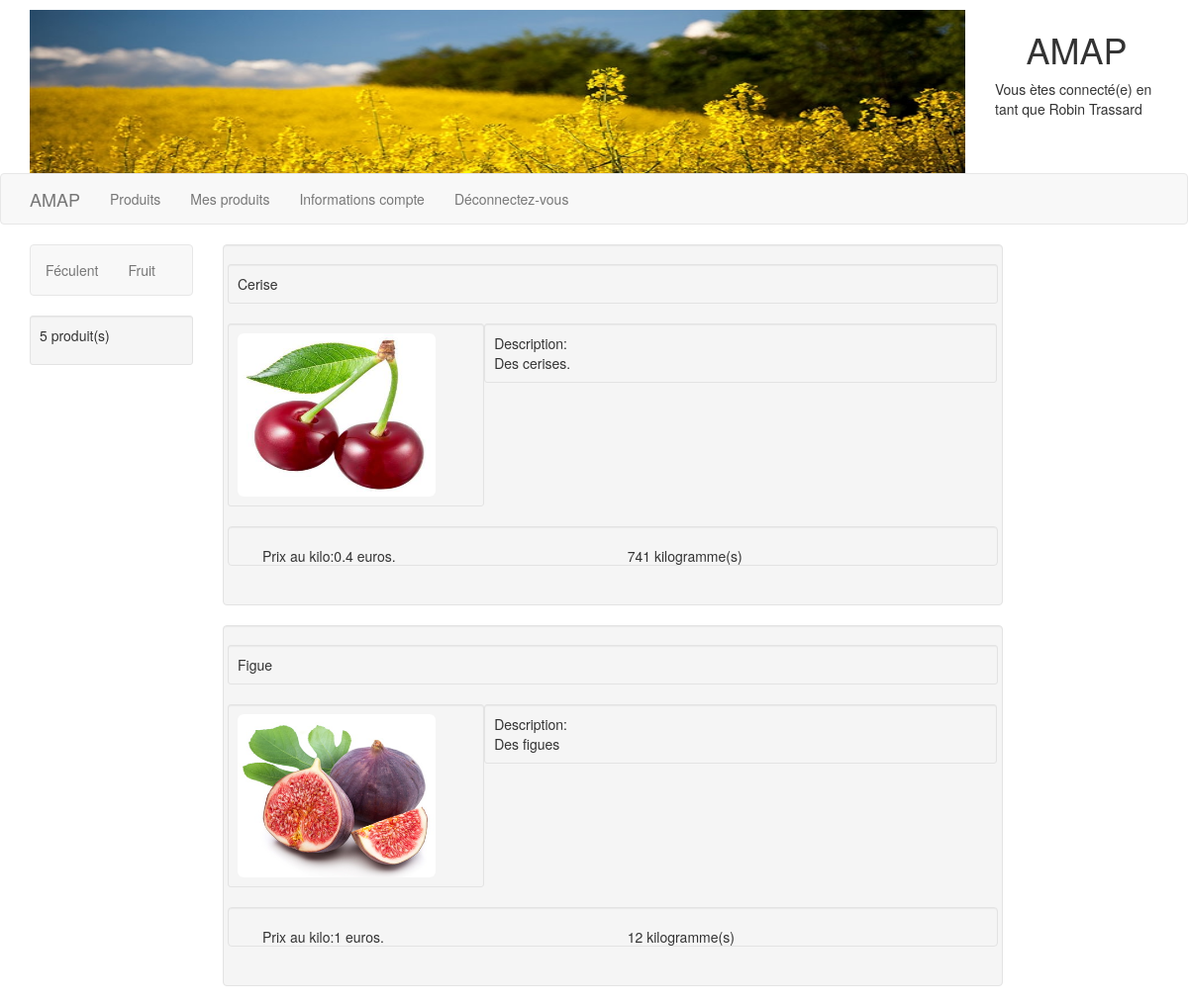
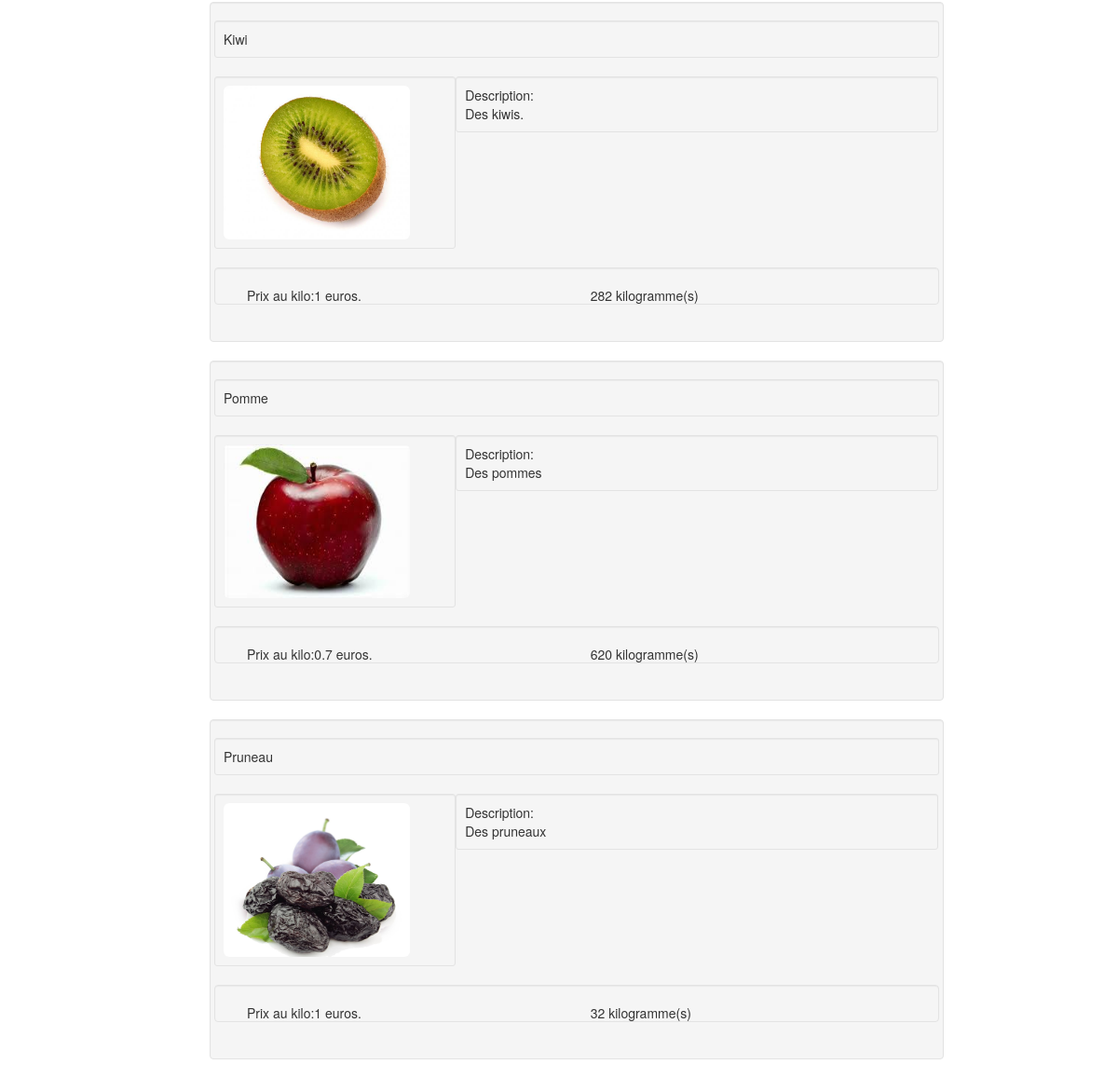
The page /index.php?uc=voirProduits&categ=2 (signed in) on the database as committed earlier (2 pictures, top to bottom).
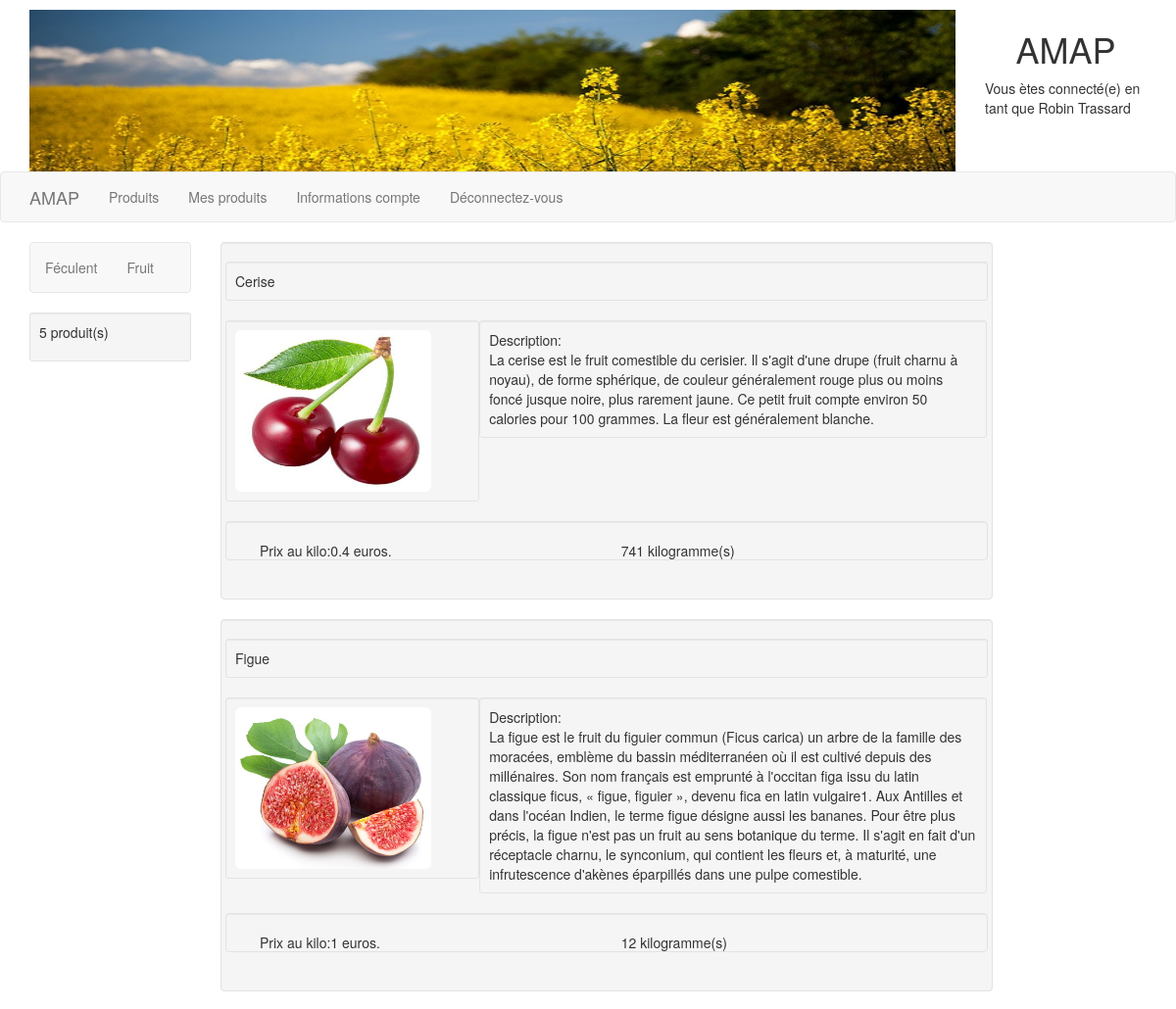
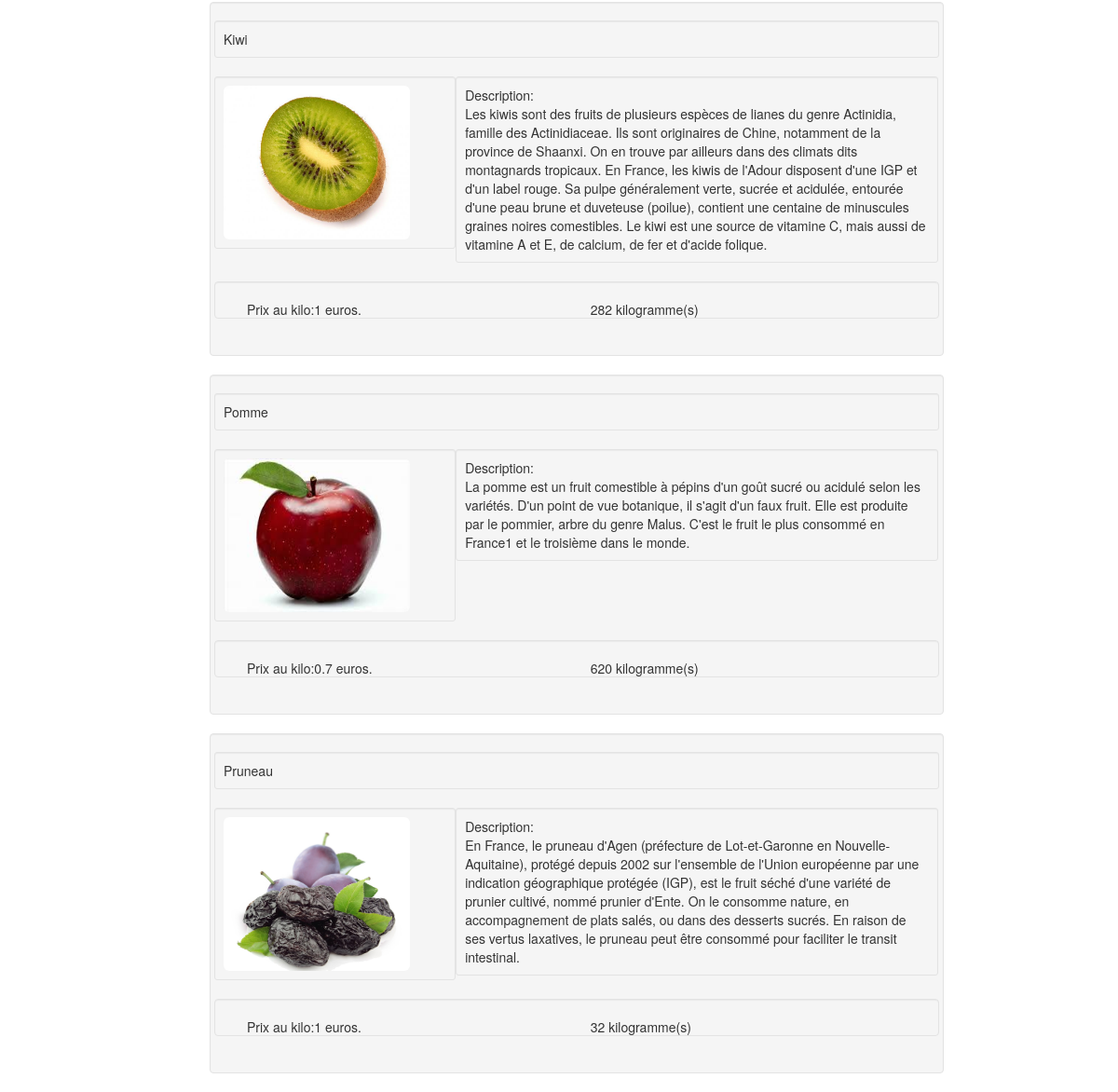
The same page on the database as committed later (2 pictures, top to bottom).
### tables this page shows
CREATE TABLE `produit` (
  `id` int(11) NOT NULL,
  `libelle` varchar(25) DEFAULT NULL,
  `description` varchar(1000) DEFAULT NULL,
  `prixunitaire` float DEFAULT NULL,
  `quantite` int(11) NOT NULL,
  `id_utilisateur` int(11) DEFAULT NULL,
  `id_categorie` int(11) DEFAULT NULL,
  `image` varchar(200) NOT NULL
);

### controleurs/c_voirProduits.php (called while the page is built)
<?php
	$categories = $pdo->get_categ();
	if (!isset($_REQUEST['categ']))
	{
		$produits = $pdo->get_produit(0);
	}
	else
	{
		$produits = $pdo->get_produit($_REQUEST['categ']);
	}
	include('vues/v_voirProduits.php');
?>

### util/fonctions.php (called while the page is built, shortened)
<?php
class AMAP
{
  	private static $serveur='mysql:host=localhost';
  	private static $bdd='dbname=amap';
  	private static $user='root' ;
  	private static $mdp='' ;
	private static $monPdo;
	private static $monAMAP = null;
	private function __construct()
	{
		try
		{
			AMAP::$monPdo = new PDO(AMAP::$serveur.';'.AMAP::$bdd, AMAP::$user, AMAP::$mdp);
			AMAP::$monPdo->setAttribute(PDO::ATTR_ERRMODE,PDO::ERRMODE_WARNING);
			AMAP::$monPdo->query("SET CHARACTER SET utf8");
		}
    	catch(PDOException $e)
		{
			echo 'Connexion impossible';
		}
	}
	public static function getAMAP()
	{
		if(AMAP::$monAMAP == null)
		{
			AMAP::$monAMAP= new AMAP();
		}
		return AMAP::$monAMAP;
	}
	public function get_categ()
	{
	    $req = AMAP::$monPdo->prepare('SELECT id, libelle FROM categorie ORDER BY libelle');
	    $req->execute();
	    $categories = $req->fetchAll();
	    return $categories;
	}
	public function get_produit($uneCateg)
	{
	    $uneCateg = (int) $uneCateg;
		if($uneCateg==0)
		{$req = 'SELECT * FROM produit WHERE quantite > 0 ORDER BY libelle';}
		else
		{$req = "SELECT * FROM produit WHERE quantite > 0 AND produit.id_categorie = '".$uneCateg."' ORDER BY libelle";}
		$req = AMAP::$monPdo->prepare($req);
	    $req->execute();
	    $produits = $req->fetchAll();
	    return $produits;
	}
}
?>

### vues/v_voirProduits.php (the view, shortened to what this page needs)
<div class="container">
	<div class="row">
			<div class="sidebar-nav col-sm-2 col-12">
				<div class="navbar navbar-default" role="navigation">
					<ul class="nav navbar-nav">
					<?php
					foreach($categories as $categorie)
					{
						echo "<li>
								<a href='index.php?uc=voirProduits&categ=".$categorie['id']."'>".$categorie['libelle']."</a>
							 </li>";
					}
					?>
					</ul>
				</div>
				<?php
					echo "<div class='well well-sm'><p>".count($produits)." produit(s)</p></div>";
				?>
			</div>
		  <div class="col-sm-10 col-xs-12">
			<?php
				foreach($produits as $cle => $produit)
				{
				echo "<div class='col-12 col-sm-10 well'>
							<div class='row'>
								<div class='well well-sm' id='libelle_produit".$produit['id']."'>".$produit['libelle']."
								</div>
							</div>
							<div class='row'>
								<div class='col-12'>
									<div class='col-12 col-sm-6 col-md-4 well well-sm'>
										<img class='imageproduit img-rounded' src= 'img/produits/".mb_strtolower($produit['libelle']).".jpg' alt='' />
									</div>
									<div class='col-12 col-sm-6 col-md-8 well well-sm' id='description_produit".$produit['id']."'>Description:<br/>".$produit['description']."</div>
								</div>
							</div>
							<div class='row'>";
								if (isset($_SESSION['id_Type_utilisateur']) && $_SESSION['id_Type_utilisateur'] == 2)
								{
									echo "<div class='col-12 well'>
											<div class='col-sm-6' id='pu_produit".$produit['id']."'>Prix au kilo:".$produit['prixunitaire']." euros.
											</div>
											<div class='col-sm-6' id='quantite_produit".$produit['id']."'>".$produit['quantite']." kilogramme(s)
											</div>
										</div>";
								}
								echo "
							</div>
					</div>";
				}
		?>
		  </div>
	</div>
</div>

Rows that differ between the two databases and show on the page:
changed produit "Cerise": description "Des cerises." → "La cerise est le fruit comestible du cerisier. Il s'agit d'une drupe (fruit charnu à noyau), de forme sphérique, de couleur généralement rouge plus ou moins foncé jusque noire, plus rarement jaune. Ce petit fruit compte environ 50 calories pour 100 grammes. La fleur est généralement blanche."
changed produit "Figue": description "Des figues" → "La figue est le fruit du figuier commun (Ficus carica) un arbre de la famille des moracées, emblème du bassin méditerranéen où il est cultivé depuis des millénaires. Son nom français est emprunté à l'occitan figa issu du latin classique ficus, « figue, figuier », devenu fica en latin vulgaire1. Aux Antilles et dans l'océan Indien, le terme figue désigne aussi les bananes. Pour être plus précis, la figue n'est pas un fruit au sens botanique du terme. Il s'agit en fait d'un réceptacle charnu, le synconium, qui contient les fleurs et, à maturité, une infrutescence d'akènes éparpillés dans une pulpe comestible."
changed produit "Kiwi": description "Des kiwis." → "Les kiwis sont des fruits de plusieurs espèces de lianes du genre Actinidia, famille des Actinidiaceae. Ils sont originaires de Chine, notamment de la province de Shaanxi. On en trouve par ailleurs dans des climats dits montagnards tropicaux. En France, les kiwis de l'Adour disposent d'une IGP et d'un label rouge. Sa pulpe généralement verte, sucrée et acidulée, entourée d'une peau brune et duveteuse (poilue), contient une centaine de minuscules graines noires comestibles. Le kiwi est une source de vitamine C, mais aussi de vitamine A et E, de calcium, de fer et d'acide folique."
changed produit "Pomme": description "Des pommes" → "La pomme est un fruit comestible à pépins d'un goût sucré ou acidulé selon les variétés. D'un point de vue botanique, il s'agit d'un faux fruit. Elle est produite par le pommier, arbre du genre Malus. C'est le fruit le plus consommé en France1 et le troisième dans le monde."
changed produit "Pruneau": description "Des pruneaux" → "En France, le pruneau d'Agen (préfecture de Lot-et-Garonne en Nouvelle-Aquitaine), protégé depuis 2002 sur l'ensemble de l'Union européenne par une indication géographique protégée (IGP), est le fruit séché d'une variété de prunier cultivé, nommé prunier d'Ente. On le consomme nature, en accompagnement de plats salés, ou dans des desserts sucrés. En raison de ses vertus laxatives, le pruneau peut être consommé pour faciliter le transit intestinal."
